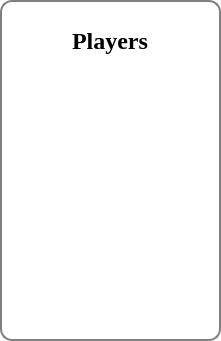
   <widget class="QWidget" name="players_name" native="true">
    <property name="geometry">
     <rect>
      <x>10</x>
      <y>10</y>
      <width>221</width>
      <height>341</height>
     </rect>
    </property>
    <property name="styleSheet">
     <string notr="true">background-color: rgb(255, 255, 255);
border: 2px solid gray;
border-radius: 12px;</string>
    </property>
    <widget class="QLabel" name="player_label">
     <property name="geometry">
      <rect>
       <x>10</x>
       <y>10</y>
       <width>200</width>
       <height>61</height>
      </rect>
     </property>
     <property name="font">
      <font>
       <family>Times New Roman</family>
       <pointsize>18</pointsize>
       <weight>75</weight>
       <bold>true</bold>
       <kerning>true</kerning>
      </font>
     </property>
     <property name="styleSheet">
      <string notr="true">border: 0 solid rgba(0,0,0,0);</string>
     </property>
     <property name="frameShape">
      <enum>QFrame::NoFrame</enum>
     </property>
     <property name="frameShadow">
      <enum>QFrame::Plain</enum>
     </property>
     <property name="text">
      <string>Players</string>
     </property>
     <property name="alignment">
      <set>Qt::AlignCenter</set>
     </property>
     <property name="buddy">
      <cstring></cstring>
     </property>
    </widget>
    <widget class="QLabel" name="name_1">
     <property name="geometry">
      <rect>
       <x>10</x>
       <y>90</y>
       <width>200</width>
       <height>50</height>
      </rect>
     </property>
     <property name="font">
      <font>
       <family>Times New Roman</family>
       <pointsize>16</pointsize>
       <weight>50</weight>
       <bold>false</bold>
       <kerning>true</kerning>
      </font>
     </property>
     <property name="styleSheet">
      <string notr="true">border: 0 solid rgba(0,0,0,0);</string>
     </property>
     <property name="frameShape">
      <enum>QFrame::NoFrame</enum>
     </property>
     <property name="frameShadow">
      <enum>QFrame::Plain</enum>
     </property>
     <property name="text">
      <string/>
     </property>
     <property name="alignment">
      <set>Qt::AlignLeading|Qt::AlignLeft|Qt::AlignVCenter</set>
     </property>
     <property name="buddy">
      <cstring></cstring>
     </property>
    </widget>
    <widget class="QLabel" name="name_2">
     <property name="geometry">
      <rect>
       <x>10</x>
       <y>150</y>
       <width>200</width>
       <height>50</height>
      </rect>
     </property>
     <property name="font">
      <font>
       <family>Times New Roman</family>
       <pointsize>16</pointsize>
       <weight>50</weight>
       <bold>false</bold>
       <kerning>true</kerning>
      </font>
     </property>
     <property name="styleSheet">
      <string notr="true">border: 0 solid rgba(0,0,0,0);</string>
     </property>
     <property name="frameShape">
      <enum>QFrame::NoFrame</enum>
     </property>
     <property name="frameShadow">
      <enum>QFrame::Plain</enum>
     </property>
     <property name="text">
      <string/>
     </property>
     <property name="alignment">
      <set>Qt::AlignLeading|Qt::AlignLeft|Qt::AlignVCenter</set>
     </property>
     <property name="buddy">
      <cstring></cstring>
     </property>
    </widget>
    <widget class="QLabel" name="name_3">
     <property name="geometry">
      <rect>
       <x>10</x>
       <y>210</y>
       <width>200</width>
       <height>50</height>
      </rect>
     </property>
     <property name="font">
      <font>
       <family>Times New Roman</family>
       <pointsize>16</pointsize>
       <weight>50</weight>
       <bold>false</bold>
       <kerning>true</kerning>
      </font>
     </property>
     <property name="styleSheet">
      <string notr="true">border: 0 solid rgba(0,0,0,0);</string>
     </property>
     <property name="frameShape">
      <enum>QFrame::NoFrame</enum>
     </property>
     <property name="frameShadow">
      <enum>QFrame::Plain</enum>
     </property>
     <property name="text">
      <string/>
     </property>
     <property name="alignment">
      <set>Qt::AlignLeading|Qt::AlignLeft|Qt::AlignVCenter</set>
     </property>
     <property name="buddy">
      <cstring></cstring>
     </property>
    </widget>
    <widget class="QLabel" name="name_4">
     <property name="geometry">
      <rect>
       <x>10</x>
       <y>270</y>
       <width>200</width>
       <height>50</height>
      </rect>
     </property>
     <property name="font">
      <font>
       <family>Times New Roman</family>
       <pointsize>16</pointsize>
       <weight>50</weight>
       <bold>false</bold>
       <kerning>true</kerning>
      </font>
     </property>
     <property name="styleSheet">
      <string notr="true">border: 0 solid rgba(0,0,0,0);</string>
     </property>
     <property name="frameShape">
      <enum>QFrame::NoFrame</enum>
     </property>
     <property name="frameShadow">
      <enum>QFrame::Plain</enum>
     </property>
     <property name="text">
      <string/>
     </property>
     <property name="alignment">
      <set>Qt::AlignLeading|Qt::AlignLeft|Qt::AlignVCenter</set>
     </property>
     <property name="buddy">
      <cstring></cstring>
     </property>
    </widget>
   </widget>
